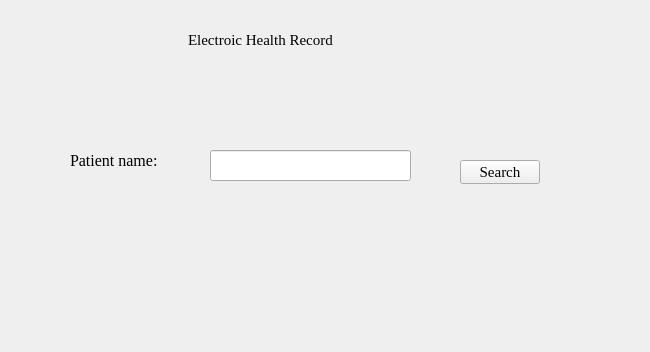
<?xml version="1.0" encoding="UTF-8"?>
<ui version="4.0">
 <class>Search_ehr</class>
 <widget class="QWidget" name="Search_ehr">
  <property name="geometry">
   <rect>
    <x>0</x>
    <y>0</y>
    <width>650</width>
    <height>352</height>
   </rect>
  </property>
  <property name="font">
   <font>
    <family>Times New Roman</family>
    <pointsize>11</pointsize>
   </font>
  </property>
  <property name="windowTitle">
   <string>Form</string>
  </property>
  <widget class="QLabel" name="label">
   <property name="geometry">
    <rect>
     <x>188</x>
     <y>30</y>
     <width>261</width>
     <height>20</height>
    </rect>
   </property>
   <property name="styleSheet">
    <string notr="true">font: 700 italic 18pt &quot;Times New Roman&quot;;</string>
   </property>
   <property name="text">
    <string>Electroic Health Record</string>
   </property>
  </widget>
  <widget class="QLineEdit" name="lineEdit">
   <property name="geometry">
    <rect>
     <x>210</x>
     <y>150</y>
     <width>201</width>
     <height>31</height>
    </rect>
   </property>
   <property name="styleSheet">
    <string notr="true"/>
   </property>
  </widget>
  <widget class="QLabel" name="label_2">
   <property name="geometry">
    <rect>
     <x>70</x>
     <y>150</y>
     <width>91</width>
     <height>20</height>
    </rect>
   </property>
   <property name="font">
    <font>
     <family>Times New Roman</family>
     <pointsize>12</pointsize>
     <italic>false</italic>
     <bold>false</bold>
    </font>
   </property>
   <property name="styleSheet">
    <string notr="true">font: 12pt &quot;Times New Roman&quot;;</string>
   </property>
   <property name="text">
    <string>Patient name: </string>
   </property>
  </widget>
  <widget class="QPushButton" name="pushButton">
   <property name="geometry">
    <rect>
     <x>460</x>
     <y>160</y>
     <width>80</width>
     <height>24</height>
    </rect>
   </property>
   <property name="styleSheet">
    <string notr="true">font: 12pt &quot;Times New Roman&quot;;</string>
   </property>
   <property name="text">
    <string>Search</string>
   </property>
  </widget>
 </widget>
 <resources/>
 <connections/>
</ui>
